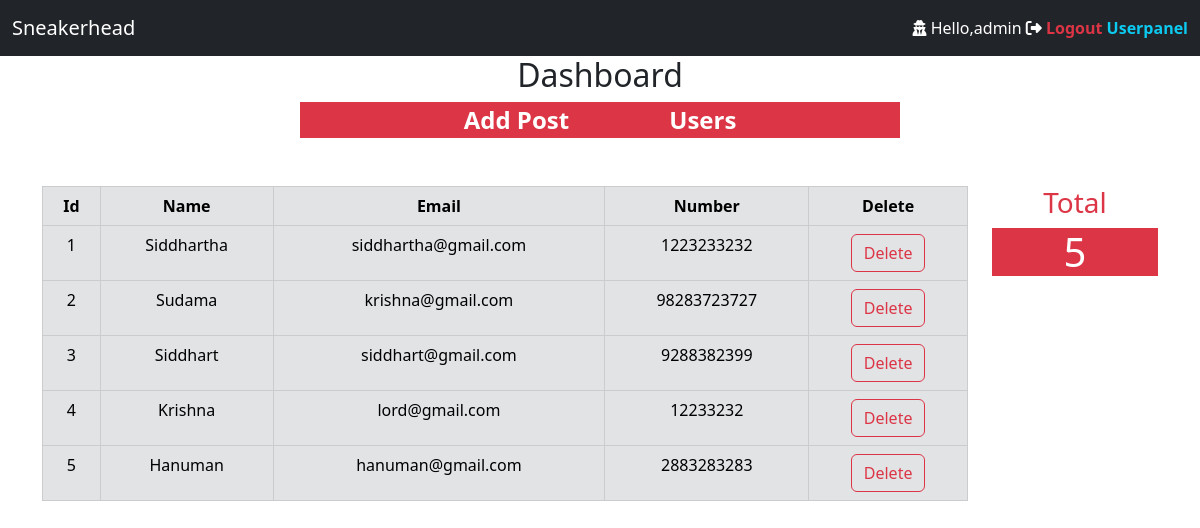
Page /admin/user.php (signed in) on the committed database.
### tables this page shows
CREATE TABLE `tbluser` (
  `Id` int(11) NOT NULL,
  `UserName` varchar(100) NOT NULL,
  `Email` varchar(100) NOT NULL,
  `Number` varchar(200) NOT NULL,
  `Password` varchar(100) NOT NULL
);

### admin/user.php (the view, shortened to what this page needs)
<html lang="en">
<head>
    <link href="https://cdn.jsdelivr.net/npm/bootstrap@5.3.0/dist/css/bootstrap.min.css" rel="stylesheet"
>
</head>
<body>
    <?php
    include 'mystore.php';
    $con = mysqli_connect('localhost', 'root', '', 'sneakerhead');
    $Record = mysqli_query($con, "SELECT * FROM `tbluser` ");
    $row_count = mysqli_num_rows($Record);
        ?>
    <div class="container mt-5">
        <div class="row">
            <div class="col-md-10">
    <table class="table table-secondary table-bordered">
        <thead class="text-center">
            <th>Id</th>
            <th>Name</th>
            <th>Email</th>
            <th>Number</th>
            <th>Delete</th>
        </thead>
        <tbody class="text-center text-danger">
            <?php
            $i = 0;
            while ($row = mysqli_fetch_array($Record)) {
                echo "
            <tr>
            <td>";?><?php echo ++$i; ?> <?php echo "</td>
            <td>$row[UserName]</td>
            <td>$row[Email]</td>
             <td>$row[Number]</td>
            <td> <a href='delete.php? ID=$row[Id]' class = 'btn btn-outline-danger'</a> Delete </td>
        </tr>
            ";
            }
            ?>
        </tbody>
    </table>
    </div>
    <div class="col-md-2 pr-5 text-center">
        <h3 class="text-danger">Total</h3>
        <h1 class="bg-danger text-white"><?php echo$row_count;?></h1>
    </div>
    </div>
    </div>
</body>
</html>

### rows in the picture
tbluser: UserName "Siddhartha", Email "siddhartha@gmail.com", Number "1223233232"
tbluser: UserName "Sudama", Email "krishna@gmail.com", Number "98283723727"
tbluser: UserName "Siddhart", Email "siddhart@gmail.com", Number "9288382399"
tbluser: UserName "Krishna", Email "lord@gmail.com", Number "12233232"
tbluser: UserName "Hanuman", Email "hanuman@gmail.com", Number "2883283283"

### other values in the picture
$_SESSION['admin'] "admin"
$row_count "5"
